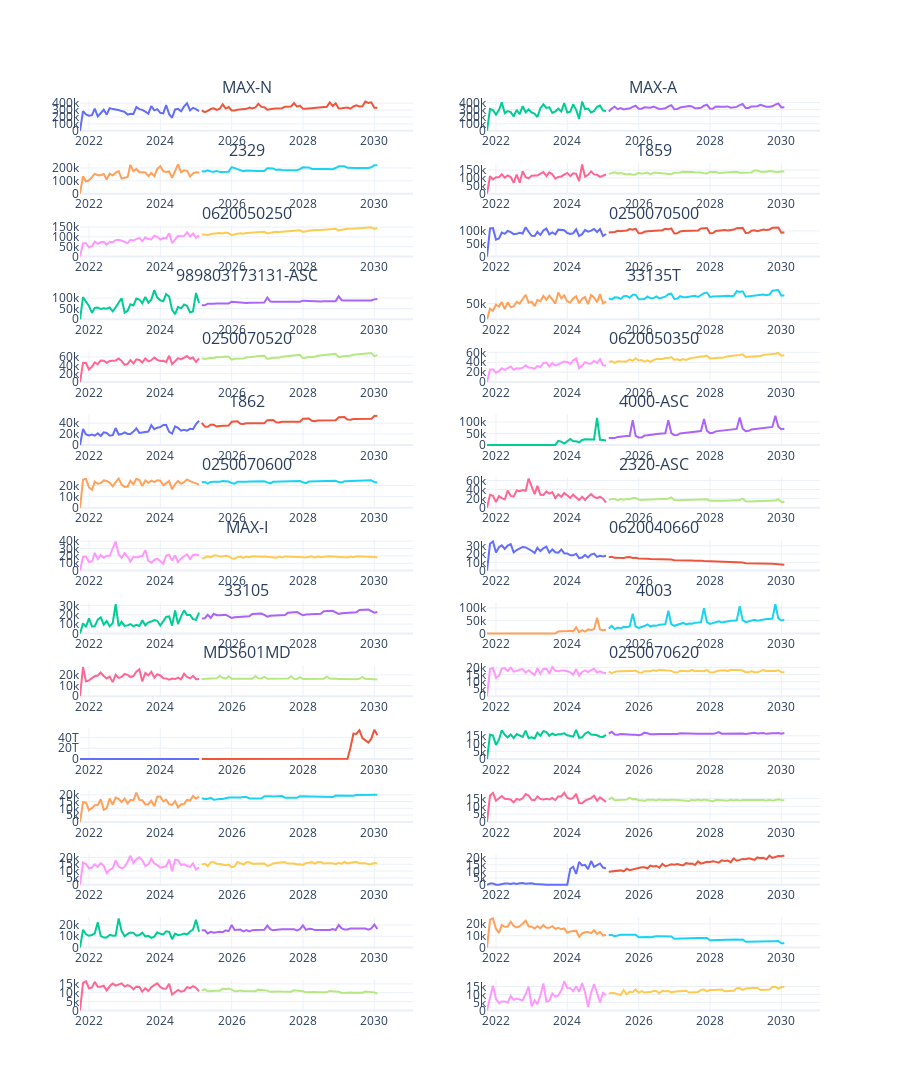

Here is the notebook cell this chart was saved with:
### Code cell
page = []
for i in cc['CatalogNumber'][:30]:
    df2=df1.filter(pl.col('CatalogNumber')==i)
    df2=fcpreprocess1(df2,12,i)
    with open(f'models/{i}.pkl','rb') as f:
        pr=pickle.load(f)
        md=df1['SALES_DATE'].max()
        for t in range(5):
            pred=pr.predict(df2.filter(pl.col('SALES_DATE')>md)[['month','days','lag12']].to_pandas())
            md=df2['SALES_DATE'].max()
            df2=fcpreprocess(df2,12,i,pred)
    page.append(pplot1(df2,i))
rows = math.ceil(len(page) / 2)
fig1 = make_subplots(rows=rows, cols=2,subplot_titles=[i for i in cc['CatalogNumber'][:20]])
for i, chart in enumerate(page):
    fig1.add_traces([chart.data[0],chart.data[1]],rows=math.floor((i+2)/2), cols=i%2+1)
fig1.update_layout(height=2900,showlegend=False)
fig1.show()
